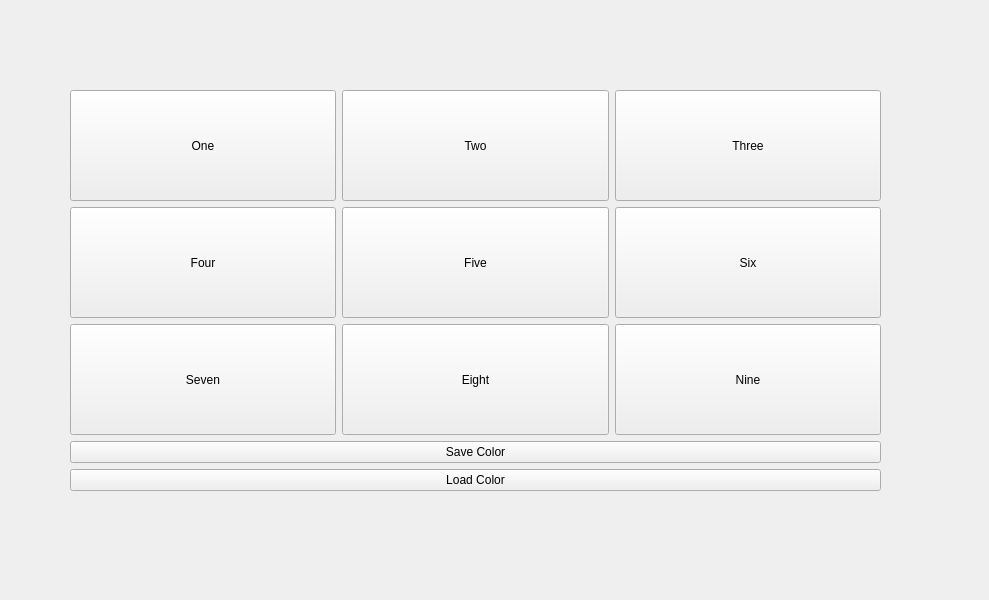
<?xml version="1.0" encoding="UTF-8"?>
<ui version="4.0">
 <class>Widget</class>
 <widget class="QWidget" name="Widget">
  <property name="geometry">
   <rect>
    <x>0</x>
    <y>0</y>
    <width>989</width>
    <height>600</height>
   </rect>
  </property>
  <property name="windowTitle">
   <string>Widget</string>
  </property>
  <widget class="QWidget" name="">
   <property name="geometry">
    <rect>
     <x>70</x>
     <y>90</y>
     <width>811</width>
     <height>401</height>
    </rect>
   </property>
   <layout class="QVBoxLayout" name="verticalLayout">
    <item>
     <layout class="QGridLayout" name="gridLayout">
      <item row="0" column="0">
       <widget class="QPushButton" name="pushButton_1">
        <property name="sizePolicy">
         <sizepolicy hsizetype="Minimum" vsizetype="Expanding">
          <horstretch>0</horstretch>
          <verstretch>0</verstretch>
         </sizepolicy>
        </property>
        <property name="text">
         <string>One</string>
        </property>
       </widget>
      </item>
      <item row="0" column="1">
       <widget class="QPushButton" name="pushButton_2">
        <property name="sizePolicy">
         <sizepolicy hsizetype="Minimum" vsizetype="Expanding">
          <horstretch>0</horstretch>
          <verstretch>0</verstretch>
         </sizepolicy>
        </property>
        <property name="text">
         <string>Two</string>
        </property>
       </widget>
      </item>
      <item row="0" column="2">
       <widget class="QPushButton" name="pushButton_3">
        <property name="sizePolicy">
         <sizepolicy hsizetype="Minimum" vsizetype="Expanding">
          <horstretch>0</horstretch>
          <verstretch>0</verstretch>
         </sizepolicy>
        </property>
        <property name="text">
         <string>Three</string>
        </property>
       </widget>
      </item>
      <item row="1" column="0">
       <widget class="QPushButton" name="pushButton_4">
        <property name="sizePolicy">
         <sizepolicy hsizetype="Minimum" vsizetype="Expanding">
          <horstretch>0</horstretch>
          <verstretch>0</verstretch>
         </sizepolicy>
        </property>
        <property name="text">
         <string>Four</string>
        </property>
       </widget>
      </item>
      <item row="1" column="1">
       <widget class="QPushButton" name="pushButton_5">
        <property name="sizePolicy">
         <sizepolicy hsizetype="Minimum" vsizetype="Expanding">
          <horstretch>0</horstretch>
          <verstretch>0</verstretch>
         </sizepolicy>
        </property>
        <property name="text">
         <string>Five</string>
        </property>
       </widget>
      </item>
      <item row="1" column="2">
       <widget class="QPushButton" name="pushButton_6">
        <property name="sizePolicy">
         <sizepolicy hsizetype="Minimum" vsizetype="Expanding">
          <horstretch>0</horstretch>
          <verstretch>0</verstretch>
         </sizepolicy>
        </property>
        <property name="text">
         <string>Six</string>
        </property>
       </widget>
      </item>
      <item row="2" column="0">
       <widget class="QPushButton" name="pushButton_7">
        <property name="sizePolicy">
         <sizepolicy hsizetype="Minimum" vsizetype="Expanding">
          <horstretch>0</horstretch>
          <verstretch>0</verstretch>
         </sizepolicy>
        </property>
        <property name="text">
         <string>Seven</string>
        </property>
       </widget>
      </item>
      <item row="2" column="1">
       <widget class="QPushButton" name="pushButton_8">
        <property name="sizePolicy">
         <sizepolicy hsizetype="Minimum" vsizetype="Expanding">
          <horstretch>0</horstretch>
          <verstretch>0</verstretch>
         </sizepolicy>
        </property>
        <property name="text">
         <string>Eight</string>
        </property>
       </widget>
      </item>
      <item row="2" column="2">
       <widget class="QPushButton" name="pushButton_9">
        <property name="sizePolicy">
         <sizepolicy hsizetype="Minimum" vsizetype="Expanding">
          <horstretch>0</horstretch>
          <verstretch>0</verstretch>
         </sizepolicy>
        </property>
        <property name="text">
         <string>Nine</string>
        </property>
       </widget>
      </item>
     </layout>
    </item>
    <item>
     <widget class="QPushButton" name="SaveColor">
      <property name="text">
       <string>Save Color</string>
      </property>
     </widget>
    </item>
    <item>
     <widget class="QPushButton" name="LoadColor">
      <property name="text">
       <string>Load Color</string>
      </property>
     </widget>
    </item>
   </layout>
  </widget>
 </widget>
 <resources/>
 <connections/>
</ui>
